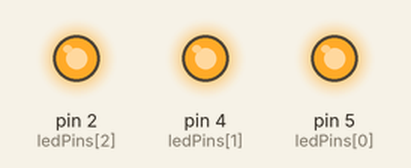
A program run on a simulated Arduino Uno, built with avr-gcc and run on an emulated ATmega328P. On the bench: output pins drawn as LEDs (lit = HIGH).

Above: at 0.5 s.
At 3.5 s:
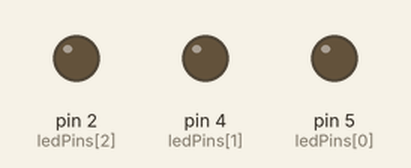
Timing chart, 0 to 4.6 s (numbered marks = the images above):
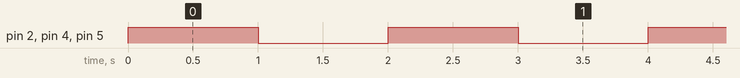

The program:

main.cpp
```cpp
#include <Arduino.h>

// Definir los pines de los LEDs
int ledPins[] = {5, 4, 2}; // Por ejemplo, pines digitales 5, 4 y 2

// Definir el intervalo de tiempo en milisegundos
int intervalo = 1000; // 1000 ms = 1 segundo

// Función para alternar el estado de los LEDs
void alternarLeds() {
  static boolean estado = HIGH; // Estado inicial del LED

  // Cambiar el estado de cada LED
  for (int i = 0; i < sizeof(ledPins) / sizeof(ledPins[0]); i++) {
    digitalWrite(ledPins[i], estado);
  }

  // Alternar el estado
  estado = !estado;
}

void setup() {
  // Configurar los pines de los LEDs como salida
  for (int i = 0; i < sizeof(ledPins) / sizeof(ledPins[0]); i++) {
    pinMode(ledPins[i], OUTPUT);
  }
}

void loop() {
  alternarLeds(); // Alternar el estado de los LEDs
  delay(intervalo); // Esperar el intervalo de tiempo
}
```

Measured:
- by itself, pin 2 (ledPins[2]), pin 4 (ledPins[1]), pin 5 (ledPins[0]): alternates HIGH for 1.0 s and LOW for 1.0 s
